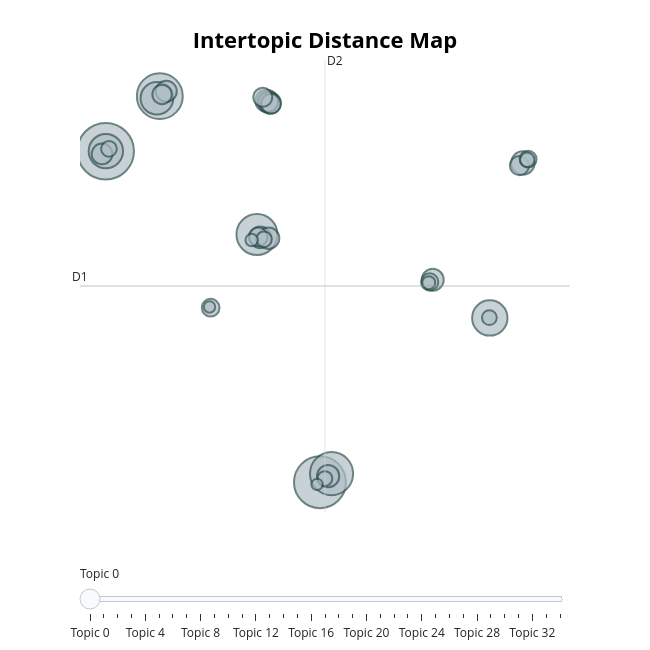

The notebook cell saved with this chart:
### Code cell
docs = [entry['Abstract'] for entry in train_data]
print(f"Loaded {len(docs)} abstracts for Topic Modeling.")

import nltk
from nltk.stem import WordNetLemmatizer, PorterStemmer
from nltk.tokenize import word_tokenize
from nltk.corpus import stopwords 
import string

lemmatizer = WordNetLemmatizer()
stemmer = PorterStemmer()
stop_words = set(stopwords.words('english'))

def preprocess_text(text: str, lemmatize = True, stem = True) -> str:
    """
    Takes in a complete abstract as a string and preprocesses it.
    """
    tokens = word_tokenize(text.lower())
    cleaned_words = []
    for word in tokens:
        if word.isalpha() and word not in stop_words:
            if lemmatize and stem:
                lemmatized_word = lemmatizer.lemmatize(word)
                stemmed_word = stemmer.stem(lemmatized_word)
                cleaned_words.append(stemmed_word)
            elif lemmatize and not stem:
                lemmatized_word = lemmatizer.lemmatize(word)
                cleaned_words.append(lemmatized_word)
            elif not lemmatize and stem:
                stemmed_word = stemmer.stem(word)
                cleaned_words.append(stemmed_word)
            else: 
                cleaned_words.append(word)
        else: pass
    return " ".join(cleaned_words)

docs_cleaned = [preprocess_text(doc) for doc in docs]

# bertopic
topic_model = BERTopic(embedding_model=custom_sentence_model, verbose=True)
topics, probs = topic_model.fit_transform(docs_cleaned)

# visualization of topics
fig = topic_model.visualize_topics()
fig.show()

### Figure 1 — Plotly figure (JSON) as saved in the notebook; plotly's stock layout.template omitted (floating-point values rounded to 4 significant figures)
{"data": [{"customdata": [[0, "model | equilibrium | use | market | paper", 246], [1, "agent | model | econom | dynam | network", 207], [2, "data | find | use | increas | effect", 162], [3, "agent | model | inform | game | mobil", 143], [4, "model | use | differ | estim | incom", 129], [5, "model | agent | econom | adopt | effect", 96], [6, "effect | market | use | find | increas", 91], [7, "bank | market | currenc | effect | china", 82], [8, "ai | model | ttr | energi | across", 42], [9, "equilibrium | inform | auction | empir | dynam", 39], [10, "estim | price | model | method | inform", 38], [11, "innov | digit | research | citi | blockchain", 37], [12, "entrepreneuri | financi | risk | entrepreneurship | studi", 36], [13, "market | green | homeless | pollut | air", 36], [14, "carbon | china | countri | energi | decarbon", 35], [15, "technolog | behavior | polar | team | worker", 34], [16, "elect | vote | firm | paradox | tip", 33], [17, "stochast | condit | solut | control | problem", 32], [18, "ai | educ | migrat | busi | creativ", 30], [19, "model | use | stock | countri | islam", 29], [20, "de | energi | offshor | cost | lc", 28], [21, "financi | ipr | market | decomposit | household", 28], [22, "countri | product | ridership | data | trade", 27], [23, "estim | approach | algorithm | model | price", 24], [24, "briberi | esg | econom | impact | cgdm", 23], [25, "ad | food | user | bu | abat", 22], [26, "market | cesur | use | volatil | exchang", 19], [27, "burn | increas | vg | diseas | sleep", 19], [28, "equilibrium | llm | forecast | model | textil", 17], [29, "displac | gift | load | organiz | ipv", 17], [30, "collus | chem | os | decis | develop", 16], [31, "ai | creativ | human | team | gener", 13], [32, "humor | royalti | vote | work | creator", 12], [33, "util | interest | unobserv | debt | spillov", 10], [34, "inflat | trim | attent | price | ch", 10]], "hovertemplate": "<b>Topic %{customdata[0]}</b><br>%{customdata[1]}<br>Size: %{customdata[2]}", "legendgroup": "", "marker": {"color": "#B0BEC5", "line": {"color": "DarkSlateGrey", "width": 2}, "size": [246, 207, 162, 143, 129, 96, 91, 82, 42, 39, 38, 37, 36, 36, 35, 34, 33, 32, 30, 29, 28, 28, 27, 24, 23, 22, 19, 19, 17, 17, 16, 13, 12, 10, 10], "sizemode": "area", "sizeref": 0.1537, "symbol": "circle"}, "mode": "markers", "name": "", "orientation": "v", "showlegend": false, "type": "scatter", "x": [-8.618, 4.278, -5.361, 4.977, 0.4858, 14.5, -8.608, -5.535, 16.49, 1.077, 4.77, 11.07, 1.269, 0.6885, 1.19, -4.972, -8.839, 1.157, 1.328, -5.223, 16.29, 0.8359, 0.5631, -2.301, 10.88, 16.81, -8.421, 0.9098, 4.576, 14.48, 16.76, 10.83, 0.17, -2.367, 4.104], "xaxis": "x", "y": [12.09, -14.79, 16.57, -14.09, 5.326, -1.446, 12.11, 16.39, 11.13, 16.18, -14.3, 1.661, 16.01, 5.099, 5.024, 16.96, 11.87, 16.11, 15.95, 16.71, 10.93, 16.47, 5.143, -0.6137, 1.477, 11.45, 12.29, 4.936, -14.49, -1.419, 11.4, 1.419, 4.879, -0.5524, -14.96], "yaxis": "y"}], "layout": {"annotations": [{"showarrow": false, "text": "D1", "x": -10.16, "y": 1.148, "yshift": 10}, {"showarrow": false, "text": "D2", "x": 4.583, "xshift": 10, "y": 19.5}], "height": 650, "hoverlabel": {"bgcolor": "white", "font": {"family": "Rockwell", "size": 16}}, "legend": {"itemsizing": "constant", "tracegroupgap": 0}, "margin": {"t": 60}, "shapes": [{"line": {"color": "#CFD8DC", "width": 2}, "type": "line", "x0": 4.583, "x1": 4.583, "y0": -17.21, "y1": 19.5}, {"line": {"color": "#9E9E9E", "width": 2}, "type": "line", "x0": -10.16, "x1": 19.33, "y0": 1.148, "y1": 1.148}], "sliders": [{"active": 0, "pad": {"t": 50}, "steps": [{"args": [{"marker.color": [["red", "#B0BEC5", "#B0BEC5", "#B0BEC5", "#B0BEC5", "#B0BEC5", "#B0BEC5", "#B0BEC5", "#B0BEC5", "#B0BEC5", "#B0BEC5", "#B0BEC5", "#B0BEC5", "#B0BEC5", "#B0BEC5", "#B0BEC5", "#B0BEC5", "#B0BEC5", "#B0BEC5", "#B0BEC5", "#B0BEC5", "#B0BEC5", "#B0BEC5", "#B0BEC5", "#B0BEC5", "#B0BEC5", "#B0BEC5", "#B0BEC5", "#B0BEC5", "#B0BEC5", "#B0BEC5", "#B0BEC5", "#B0BEC5", "#B0BEC5", "#B0BEC5"]]}], "label": "Topic 0", "method": "update"}, {"args": [{"marker.color": [["#B0BEC5", "red", "#B0BEC5", "#B0BEC5", "#B0BEC5", "#B0BEC5", "#B0BEC5", "#B0BEC5", "#B0BEC5", "#B0BEC5", "#B0BEC5", "#B0BEC5", "#B0BEC5", "#B0BEC5", "#B0BEC5", "#B0BEC5", "#B0BEC5", "#B0BEC5", "#B0BEC5", "#B0BEC5", "#B0BEC5", "#B0BEC5", "#B0BEC5", "#B0BEC5", "#B0BEC5", "#B0BEC5", "#B0BEC5", "#B0BEC5", "#B0BEC5", "#B0BEC5", "#B0BEC5", "#B0BEC5", "#B0BEC5", "#B0BEC5", "#B0BEC5"]]}], "label": "Topic 1", "method": "update"}, {"args": [{"marker.color": [["#B0BEC5", "#B0BEC5", "red", "#B0BEC5", "#B0BEC5", "#B0BEC5", "#B0BEC5", "#B0BEC5", "#B0BEC5", "#B0BEC5", "#B0BEC5", "#B0BEC5", "#B0BEC5", "#B0BEC5", "#B0BEC5", "#B0BEC5", "#B0BEC5", "#B0BEC5", "#B0BEC5", "#B0BEC5", "#B0BEC5", "#B0BEC5", "#B0BEC5", "#B0BEC5", "#B0BEC5", "#B0BEC5", "#B0BEC5", "#B0BEC5", "#B0BEC5", "#B0BEC5", "#B0BEC5", "#B0BEC5", "#B0BEC5", "#B0BEC5", "#B0BEC5"]]}], "label": "Topic 2", "method": "update"}, {"args": [{"marker.color": [["#B0BEC5", "#B0BEC5", "#B0BEC5", "red", "#B0BEC5", "#B0BEC5", "#B0BEC5", "#B0BEC5", "#B0BEC5", "#B0BEC5", "#B0BEC5", "#B0BEC5", "#B0BEC5", "#B0BEC5", "#B0BEC5", "#B0BEC5", "#B0BEC5", "#B0BEC5", "#B0BEC5", "#B0BEC5", "#B0BEC5", "#B0BEC5", "#B0BEC5", "#B0BEC5", "#B0BEC5", "#B0BEC5", "#B0BEC5", "#B0BEC5", "#B0BEC5", "#B0BEC5", "#B0BEC5", "#B0BEC5", "#B0BEC5", "#B0BEC5", "#B0BEC5"]]}], "label": "Topic 3", "method": "update"}, {"args": [{"marker.color": [["#B0BEC5", "#B0BEC5", "#B0BEC5", "#B0BEC5", "red", "#B0BEC5", "#B0BEC5", "#B0BEC5", "#B0BEC5", "#B0BEC5", "#B0BEC5", "#B0BEC5", "#B0BEC5", "#B0BEC5", "#B0BEC5", "#B0BEC5", "#B0BEC5", "#B0BEC5", "#B0BEC5", "#B0BEC5", "#B0BEC5", "#B0BEC5", "#B0BEC5", "#B0BEC5", "#B0BEC5", "#B0BEC5", "#B0BEC5", "#B0BEC5", "#B0BEC5", "#B0BEC5", "#B0BEC5", "#B0BEC5", "#B0BEC5", "#B0BEC5", "#B0BEC5"]]}], "label": "Topic 4", "method": "update"}, {"args": [{"marker.color": [["#B0BEC5", "#B0BEC5", "#B0BEC5", "#B0BEC5", "#B0BEC5", "red", "#B0BEC5", "#B0BEC5", "#B0BEC5", "#B0BEC5", "#B0BEC5", "#B0BEC5", "#B0BEC5", "#B0BEC5", "#B0BEC5", "#B0BEC5", "#B0BEC5", "#B0BEC5", "#B0BEC5", "#B0BEC5", "#B0BEC5", "#B0BEC5", "#B0BEC5", "#B0BEC5", "#B0BEC5", "#B0BEC5", "#B0BEC5", "#B0BEC5", "#B0BEC5", "#B0BEC5", "#B0BEC5", "#B0BEC5", "#B0BEC5", "#B0BEC5", "#B0BEC5"]]}], "label": "Topic 5", "method": "update"}, {"args": [{"marker.color": [["#B0BEC5", "#B0BEC5", "#B0BEC5", "#B0BEC5", "#B0BEC5", "#B0BEC5", "red", "#B0BEC5", "#B0BEC5", "#B0BEC5", "#B0BEC5", "#B0BEC5", "#B0BEC5", "#B0BEC5", "#B0BEC5", "#B0BEC5", "#B0BEC5", "#B0BEC5", "#B0BEC5", "#B0BEC5", "#B0BEC5", "#B0BEC5", "#B0BEC5", "#B0BEC5", "#B0BEC5", "#B0BEC5", "#B0BEC5", "#B0BEC5", "#B0BEC5", "#B0BEC5", "#B0BEC5", "#B0BEC5", "#B0BEC5", "#B0BEC5", "#B0BEC5"]]}], "label": "Topic 6", "method": "update"}, {"args": [{"marker.color": [["#B0BEC5", "#B0BEC5", "#B0BEC5", "#B0BEC5", "#B0BEC5", "#B0BEC5", "#B0BEC5", "red", "#B0BEC5", "#B0BEC5", "#B0BEC5", "#B0BEC5", "#B0BEC5", "#B0BEC5", "#B0BEC5", "#B0BEC5", "#B0BEC5", "#B0BEC5", "#B0BEC5", "#B0BEC5", "#B0BEC5", "#B0BEC5", "#B0BEC5", "#B0BEC5", "#B0BEC5", "#B0BEC5", "#B0BEC5", "#B0BEC5", "#B0BEC5", "#B0BEC5", "#B0BEC5", "#B0BEC5", "#B0BEC5", "#B0BEC5", "#B0BEC5"]]}], "label": "Topic 7", "method": "update"}, {"args": [{"marker.color": [["#B0BEC5", "#B0BEC5", "#B0BEC5", "#B0BEC5", "#B0BEC5", "#B0BEC5", "#B0BEC5", "#B0BEC5", "red", "#B0BEC5", "#B0BEC5", "#B0BEC5", "#B0BEC5", "#B0BEC5", "#B0BEC5", "#B0BEC5", "#B0BEC5", "#B0BEC5", "#B0BEC5", "#B0BEC5", "#B0BEC5", "#B0BEC5", "#B0BEC5", "#B0BEC5", "#B0BEC5", "#B0BEC5", "#B0BEC5", "#B0BEC5", "#B0BEC5", "#B0BEC5", "#B0BEC5", "#B0BEC5", "#B0BEC5", "#B0BEC5", "#B0BEC5"]]}], "label": "Topic 8", "method": "update"}, {"args": [{"marker.color": [["#B0BEC5", "#B0BEC5", "#B0BEC5", "#B0BEC5", "#B0BEC5", "#B0BEC5", "#B0BEC5", "#B0BEC5", "#B0BEC5", "red", "#B0BEC5", "#B0BEC5", "#B0BEC5", "#B0BEC5", "#B0BEC5", "#B0BEC5", "#B0BEC5", "#B0BEC5", "#B0BEC5", "#B0BEC5", "#B0BEC5", "#B0BEC5", "#B0BEC5", "#B0BEC5", "#B0BEC5", "#B0BEC5", "#B0BEC5", "#B0BEC5", "#B0BEC5", "#B0BEC5", "#B0BEC5", "#B0BEC5", "#B0BEC5", "#B0BEC5", "#B0BEC5"]]}], "label": "Topic 9", "method": "update"}, {"args": [{"marker.color": [["#B0BEC5", "#B0BEC5", "#B0BEC5", "#B0BEC5", "#B0BEC5", "#B0BEC5", "#B0BEC5", "#B0BEC5", "#B0BEC5", "#B0BEC5", "red", "#B0BEC5", "#B0BEC5", "#B0BEC5", "#B0BEC5", "#B0BEC5", "#B0BEC5", "#B0BEC5", "#B0BEC5", "#B0BEC5", "#B0BEC5", "#B0BEC5", "#B0BEC5", "#B0BEC5", "#B0BEC5", "#B0BEC5", "#B0BEC5", "#B0BEC5", "#B0BEC5", "#B0BEC5", "#B0BEC5", "#B0BEC5", "#B0BEC5", "#B0BEC5", "#B0BEC5"]]}], "label": "Topic 10", "method": "update"}, {"args": [{"marker.color": [["#B0BEC5", "#B0BEC5", "#B0BEC5", "#B0BEC5", "#B0BEC5", "#B0BEC5", "#B0BEC5", "#B0BEC5", "#B0BEC5", "#B0BEC5", "#B0BEC5", "red", "#B0BEC5", "#B0BEC5", "#B0BEC5", "#B0BEC5", "#B0BEC5", "#B0BEC5", "#B0BEC5", "#B0BEC5", "#B0BEC5", "#B0BEC5", "#B0BEC5", "#B0BEC5", "#B0BEC5", "#B0BEC5", "#B0BEC5", "#B0BEC5", "#B0BEC5", "#B0BEC5", "#B0BEC5", "#B0BEC5", "#B0BEC5", "#B0BEC5", "#B0BEC5"]]}], "label": "Topic 11", "method": "update"}, {"args": [{"marker.color": [["#B0BEC5", "#B0BEC5", "#B0BEC5", "#B0BEC5", "#B0BEC5", "#B0BEC5", "#B0BEC5", "#B0BEC5", "#B0BEC5", "#B0BEC5", "#B0BEC5", "#B0BEC5", "red", "#B0BEC5", "#B0BEC5", "#B0BEC5", "#B0BEC5", "#B0BEC5", "#B0BEC5", "#B0BEC5", "#B0BEC5", "#B0BEC5", "#B0BEC5", "#B0BEC5", "#B0BEC5", "#B0BEC5", "#B0BEC5", "#B0BEC5", "#B0BEC5", "#B0BEC5", "#B0BEC5", "#B0BEC5", "#B0BEC5", "#B0BEC5", "#B0BEC5"]]}], "label": "Topic 12", "method": "update"}, {"args": [{"marker.color": [["#B0BEC5", "#B0BEC5", "#B0BEC5", "#B0BEC5", "#B0BEC5", "#B0BEC5", "#B0BEC5", "#B0BEC5", "#B0BEC5", "#B0BEC5", "#B0BEC5", "#B0BEC5", "#B0BEC5", "red", "#B0BEC5", "#B0BEC5", "#B0BEC5", "#B0BEC5", "#B0BEC5", "#B0BEC5", "#B0BEC5", "#B0BEC5", "#B0BEC5", "#B0BEC5", "#B0BEC5", "#B0BEC5", "#B0BEC5", "#B0BEC5", "#B0BEC5", "#B0BEC5", "#B0BEC5", "#B0BEC5", "#B0BEC5", "#B0BEC5", "#B0BEC5"]]}], "label": "Topic 13", "method": "update"}, {"args": [{"marker.color": [["#B0BEC5", "#B0BEC5", "#B0BEC5", "#B0BEC5", "#B0BEC5", "#B0BEC5", "#B0BEC5", "#B0BEC5", "#B0BEC5", "#B0BEC5", "#B0BEC5", "#B0BEC5", "#B0BEC5", "#B0BEC5", "red", "#B0BEC5", "#B0BEC5", "#B0BEC5", "#B0BEC5", "#B0BEC5", "#B0BEC5", "#B0BEC5", "#B0BEC5", "#B0BEC5", "#B0BEC5", "#B0BEC5", "#B0BEC5", "#B0BEC5", "#B0BEC5", "#B0BEC5", "#B0BEC5", "#B0BEC5", "#B0BEC5", "#B0BEC5", "#B0BEC5"]]}], "label": "Topic 14", "method": "update"}, {"args": [{"marker.color": [["#B0BEC5", "#B0BEC5", "#B0BEC5", "#B0BEC5", "#B0BEC5", "#B0BEC5", "#B0BEC5", "#B0BEC5", "#B0BEC5", "#B0BEC5", "#B0BEC5", "#B0BEC5", "#B0BEC5", "#B0BEC5", "#B0BEC5", "red", "#B0BEC5", "#B0BEC5", "#B0BEC5", "#B0BEC5", "#B0BEC5", "#B0BEC5", "#B0BEC5", "#B0BEC5", "#B0BEC5", "#B0BEC5", "#B0BEC5", "#B0BEC5", "#B0BEC5", "#B0BEC5", "#B0BEC5", "#B0BEC5", "#B0BEC5", "#B0BEC5", "#B0BEC5"]]}], "label": "Topic 15", "method": "update"}, {"args": [{"marker.color": [["#B0BEC5", "#B0BEC5", "#B0BEC5", "#B0BEC5", "#B0BEC5", "#B0BEC5", "#B0BEC5", "#B0BEC5", "#B0BEC5", "#B0BEC5", "#B0BEC5", "#B0BEC5", "#B0BEC5", "#B0BEC5", "#B0BEC5", "#B0BEC5", "red", "#B0BEC5", "#B0BEC5", "#B0BEC5", "#B0BEC5", "#B0BEC5", "#B0BEC5", "#B0BEC5", "#B0BEC5", "#B0BEC5", "#B0BEC5", "#B0BEC5", "#B0BEC5", "#B0BEC5", "#B0BEC5", "#B0BEC5", "#B0BEC5", "#B0BEC5", "#B0BEC5"]]}], "label": "Topic 16", "method": "update"}, {"args": [{"marker.color": [["#B0BEC5", "#B0BEC5", "#B0BEC5", "#B0BEC5", "#B0BEC5", "#B0BEC5", "#B0BEC5", "#B0BEC5", "#B0BEC5", "#B0BEC5", "#B0BEC5", "#B0BEC5", "#B0BEC5", "#B0BEC5", "#B0BEC5", "#B0BEC5", "#B0BEC5", "red", "#B0BEC5", "#B0BEC5", "#B0BEC5", "#B0BEC5", "#B0BEC5", "#B0BEC5", "#B0BEC5", "#B0BEC5", "#B0BEC5", "#B0BEC5", "#B0BEC5", "#B0BEC5", "#B0BEC5", "#B0BEC5", "#B0BEC5", "#B0BEC5", "#B0BEC5"]]}], "label": "Topic 17", "method": "update"}, {"args": [{"marker.color": [["#B0BEC5", "#B0BEC5", "#B0BEC5", "#B0BEC5", "#B0BEC5", "#B0BEC5", "#B0BEC5", "#B0BEC5", "#B0BEC5", "#B0BEC5", "#B0BEC5", "#B0BEC5", "#B0BEC5", "#B0BEC5", "#B0BEC5", "#B0BEC5", "#B0BEC5", "#B0BEC5", "red", "#B0BEC5", "#B0BEC5", "#B0BEC5", "#B0BEC5", "#B0BEC5", "#B0BEC5", "#B0BEC5", "#B0BEC5", "#B0BEC5", "#B0BEC5", "#B0BEC5", "#B0BEC5", "#B0BEC5", "#B0BEC5", "#B0BEC5", "#B0BEC5"]]}], "label": "Topic 18", "method": "update"}, {"args": [{"marker.color": [["#B0BEC5", "#B0BEC5", "#B0BEC5", "#B0BEC5", "#B0BEC5", "#B0BEC5", "#B0BEC5", "#B0BEC5", "#B0BEC5", "#B0BEC5", "#B0BEC5", "#B0BEC5", "#B0BEC5", "#B0BEC5", "#B0BEC5", "#B0BEC5", "#B0BEC5", "#B0BEC5", "#B0BEC5", "red", "#B0BEC5", "#B0BEC5", "#B0BEC5", "#B0BEC5", "#B0BEC5", "#B0BEC5", "#B0BEC5", "#B0BEC5", "#B0BEC5", "#B0BEC5", "#B0BEC5", "#B0BEC5", "#B0BEC5", "#B0BEC5", "#B0BEC5"]]}], "label": "Topic 19", "method": "update"}, {"args": [{"marker.color": [["#B0BEC5", "#B0BEC5", "#B0BEC5", "#B0BEC5", "#B0BEC5", "#B0BEC5", "#B0BEC5", "#B0BEC5", "#B0BEC5", "#B0BEC5", "#B0BEC5", "#B0BEC5", "#B0BEC5", "#B0BEC5", "#B0BEC5", "#B0BEC5", "#B0BEC5", "#B0BEC5", "#B0BEC5", "#B0BEC5", "red", "#B0BEC5", "#B0BEC5", "#B0BEC5", "#B0BEC5", "#B0BEC5", "#B0BEC5", "#B0BEC5", "#B0BEC5", "#B0BEC5", "#B0BEC5", "#B0BEC5", "#B0BEC5", "#B0BEC5", "#B0BEC5"]]}], "label": "Topic 20", "method": "update"}, {"args": [{"marker.color": [["#B0BEC5", "#B0BEC5", "#B0BEC5", "#B0BEC5", "#B0BEC5", "#B0BEC5", "#B0BEC5", "#B0BEC5", "#B0BEC5", "#B0BEC5", "#B0BEC5", "#B0BEC5", "#B0BEC5", "#B0BEC5", "#B0BEC5", "#B0BEC5", "#B0BEC5", "#B0BEC5", "#B0BEC5", "#B0BEC5", "#B0BEC5", "red", "#B0BEC5", "#B0BEC5", "#B0BEC5", "#B0BEC5", "#B0BEC5", "#B0BEC5", "#B0BEC5", "#B0BEC5", "#B0BEC5", "#B0BEC5", "#B0BEC5", "#B0BEC5", "#B0BEC5"]]}], "label": "Topic 21", "method": "update"}, {"args": [{"marker.color": [["#B0BEC5", "#B0BEC5", "#B0BEC5", "#B0BEC5", "#B0BEC5", "#B0BEC5", "#B0BEC5", "#B0BEC5", "#B0BEC5", "#B0BEC5", "#B0BEC5", "#B0BEC5", "#B0BEC5", "#B0BEC5", "#B0BEC5", "#B0BEC5", "#B0BEC5", "#B0BEC5", "#B0BEC5", "#B0BEC5", "#B0BEC5", "#B0BEC5", "red", "#B0BEC5", "#B0BEC5", "#B0BEC5", "#B0BEC5", "#B0BEC5", "#B0BEC5", "#B0BEC5", "#B0BEC5", "#B0BEC5", "#B0BEC5", "#B0BEC5", "#B0BEC5"]]}], "label": "Topic 22", "method": "update"}, {"args": [{"marker.color": [["#B0BEC5", "#B0BEC5", "#B0BEC5", "#B0BEC5", "#B0BEC5", "#B0BEC5", "#B0BEC5", "#B0BEC5", "#B0BEC5", "#B0BEC5", "#B0BEC5", "#B0BEC5", "#B0BEC5", "#B0BEC5", "#B0BEC5", "#B0BEC5", "#B0BEC5", "#B0BEC5", "#B0BEC5", "#B0BEC5", "#B0BEC5", "#B0BEC5", "#B0BEC5", "red", "#B0BEC5", "#B0BEC5", "#B0BEC5", "#B0BEC5", "#B0BEC5", "#B0BEC5", "#B0BEC5", "#B0BEC5", "#B0BEC5", "#B0BEC5", "#B0BEC5"]]}], "label": "Topic 23", "method": "update"}, {"args": [{"marker.color": [["#B0BEC5", "#B0BEC5", "#B0BEC5", "#B0BEC5", "#B0BEC5", "#B0BEC5", "#B0BEC5", "#B0BEC5", "#B0BEC5", "#B0BEC5", "#B0BEC5", "#B0BEC5", "#B0BEC5", "#B0BEC5", "#B0BEC5", "#B0BEC5", "#B0BEC5", "#B0BEC5", "#B0BEC5", "#B0BEC5", "#B0BEC5", "#B0BEC5", "#B0BEC5", "#B0BEC5", "red", "#B0BEC5", "#B0BEC5", "#B0BEC5", "#B0BEC5", "#B0BEC5", "#B0BEC5", "#B0BEC5", "#B0BEC5", "#B0BEC5", "#B0BEC5"]]}], "label": "Topic 24", "method": "update"}, {"args": [{"marker.color": [["#B0BEC5", "#B0BEC5", "#B0BEC5", "#B0BEC5", "#B0BEC5", "#B0BEC5", "#B0BEC5", "#B0BEC5", "#B0BEC5", "#B0BEC5", "#B0BEC5", "#B0BEC5", "#B0BEC5", "#B0BEC5", "#B0BEC5", "#B0BEC5", "#B0BEC5", "#B0BEC5", "#B0BEC5", "#B0BEC5", "#B0BEC5", "#B0BEC5", "#B0BEC5", "#B0BEC5", "#B0BEC5", "red", "#B0BEC5", "#B0BEC5", "#B0BEC5", "#B0BEC5", "#B0BEC5", "#B0BEC5", "#B0BEC5", "#B0BEC5", "#B0BEC5"]]}], "label": "Topic 25", "method": "update"}, {"args": [{"marker.color": [["#B0BEC5", "#B0BEC5", "#B0BEC5", "#B0BEC5", "#B0BEC5", "#B0BEC5", "#B0BEC5", "#B0BEC5", "#B0BEC5", "#B0BEC5", "#B0BEC5", "#B0BEC5", "#B0BEC5", "#B0BEC5", "#B0BEC5", "#B0BEC5", "#B0BEC5", "#B0BEC5", "#B0BEC5", "#B0BEC5", "#B0BEC5", "#B0BEC5", "#B0BEC5", "#B0BEC5", "#B0BEC5", "#B0BEC5", "red", "#B0BEC5", "#B0BEC5", "#B0BEC5", "#B0BEC5", "#B0BEC5", "#B0BEC5", "#B0BEC5", "#B0BEC5"]]}], "label": "Topic 26", "method": "update"}, {"args": [{"marker.color": [["#B0BEC5", "#B0BEC5", "#B0BEC5", "#B0BEC5", "#B0BEC5", "#B0BEC5", "#B0BEC5", "#B0BEC5", "#B0BEC5", "#B0BEC5", "#B0BEC5", "#B0BEC5", "#B0BEC5", "#B0BEC5", "#B0BEC5", "#B0BEC5", "#B0BEC5", "#B0BEC5", "#B0BEC5", "#B0BEC5", "#B0BEC5", "#B0BEC5", "#B0BEC5", "#B0BEC5", "#B0BEC5", "#B0BEC5", "#B0BEC5", "red", "#B0BEC5", "#B0BEC5", "#B0BEC5", "#B0BEC5", "#B0BEC5", "#B0BEC5", "#B0BEC5"]]}], "label": "Topic 27", "method": "update"}, {"args": [{"marker.color": [["#B0BEC5", "#B0BEC5", "#B0BEC5", "#B0BEC5", "#B0BEC5", "#B0BEC5", "#B0BEC5", "#B0BEC5", "#B0BEC5", "#B0BEC5", "#B0BEC5", "#B0BEC5", "#B0BEC5", "#B0BEC5", "#B0BEC5", "#B0BEC5", "#B0BEC5", "#B0BEC5", "#B0BEC5", "#B0BEC5", "#B0BEC5", "#B0BEC5", "#B0BEC5", "#B0BEC5", "#B0BEC5", "#B0BEC5", "#B0BEC5", "#B0BEC5", "red", "#B0BEC5", "#B0BEC5", "#B0BEC5", "#B0BEC5", "#B0BEC5", "#B0BEC5"]]}], "label": "Topic 28", "method": "update"}, {"args": [{"marker.color": [["#B0BEC5", "#B0BEC5", "#B0BEC5", "#B0BEC5", "#B0BEC5", "#B0BEC5", "#B0BEC5", "#B0BEC5", "#B0BEC5", "#B0BEC5", "#B0BEC5", "#B0BEC5", "#B0BEC5", "#B0BEC5", "#B0BEC5", "#B0BEC5", "#B0BEC5", "#B0BEC5", "#B0BEC5", "#B0BEC5", "#B0BEC5", "#B0BEC5", "#B0BEC5", "#B0BEC5", "#B0BEC5", "#B0BEC5", "#B0BEC5", "#B0BEC5", "#B0BEC5", "red", "#B0BEC5", "#B0BEC5", "#B0BEC5", "#B0BEC5", "#B0BEC5"]]}], "label": "Topic 29", "method": "update"}, {"args": [{"marker.color": [["#B0BEC5", "#B0BEC5", "#B0BEC5", "#B0BEC5", "#B0BEC5", "#B0BEC5", "#B0BEC5", "#B0BEC5", "#B0BEC5", "#B0BEC5", "#B0BEC5", "#B0BEC5", "#B0BEC5", "#B0BEC5", "#B0BEC5", "#B0BEC5", "#B0BEC5", "#B0BEC5", "#B0BEC5", "#B0BEC5", "#B0BEC5", "#B0BEC5", "#B0BEC5", "#B0BEC5", "#B0BEC5", "#B0BEC5", "#B0BEC5", "#B0BEC5", "#B0BEC5", "#B0BEC5", "red", "#B0BEC5", "#B0BEC5", "#B0BEC5", "#B0BEC5"]]}], "label": "Topic 30", "method": "update"}, {"args": [{"marker.color": [["#B0BEC5", "#B0BEC5", "#B0BEC5", "#B0BEC5", "#B0BEC5", "#B0BEC5", "#B0BEC5", "#B0BEC5", "#B0BEC5", "#B0BEC5", "#B0BEC5", "#B0BEC5", "#B0BEC5", "#B0BEC5", "#B0BEC5", "#B0BEC5", "#B0BEC5", "#B0BEC5", "#B0BEC5", "#B0BEC5", "#B0BEC5", "#B0BEC5", "#B0BEC5", "#B0BEC5", "#B0BEC5", "#B0BEC5", "#B0BEC5", "#B0BEC5", "#B0BEC5", "#B0BEC5", "#B0BEC5", "red", "#B0BEC5", "#B0BEC5", "#B0BEC5"]]}], "label": "Topic 31", "method": "update"}, {"args": [{"marker.color": [["#B0BEC5", "#B0BEC5", "#B0BEC5", "#B0BEC5", "#B0BEC5", "#B0BEC5", "#B0BEC5", "#B0BEC5", "#B0BEC5", "#B0BEC5", "#B0BEC5", "#B0BEC5", "#B0BEC5", "#B0BEC5", "#B0BEC5", "#B0BEC5", "#B0BEC5", "#B0BEC5", "#B0BEC5", "#B0BEC5", "#B0BEC5", "#B0BEC5", "#B0BEC5", "#B0BEC5", "#B0BEC5", "#B0BEC5", "#B0BEC5", "#B0BEC5", "#B0BEC5", "#B0BEC5", "#B0BEC5", "#B0BEC5", "red", "#B0BEC5", "#B0BEC5"]]}], "label": "Topic 32", "method": "update"}, {"args": [{"marker.color": [["#B0BEC5", "#B0BEC5", "#B0BEC5", "#B0BEC5", "#B0BEC5", "#B0BEC5", "#B0BEC5", "#B0BEC5", "#B0BEC5", "#B0BEC5", "#B0BEC5", "#B0BEC5", "#B0BEC5", "#B0BEC5", "#B0BEC5", "#B0BEC5", "#B0BEC5", "#B0BEC5", "#B0BEC5", "#B0BEC5", "#B0BEC5", "#B0BEC5", "#B0BEC5", "#B0BEC5", "#B0BEC5", "#B0BEC5", "#B0BEC5", "#B0BEC5", "#B0BEC5", "#B0BEC5", "#B0BEC5", "#B0BEC5", "#B0BEC5", "red", "#B0BEC5"]]}], "label": "Topic 33", "method": "update"}, {"args": [{"marker.color": [["#B0BEC5", "#B0BEC5", "#B0BEC5", "#B0BEC5", "#B0BEC5", "#B0BEC5", "#B0BEC5", "#B0BEC5", "#B0BEC5", "#B0BEC5", "#B0BEC5", "#B0BEC5", "#B0BEC5", "#B0BEC5", "#B0BEC5", "#B0BEC5", "#B0BEC5", "#B0BEC5", "#B0BEC5", "#B0BEC5", "#B0BEC5", "#B0BEC5", "#B0BEC5", "#B0BEC5", "#B0BEC5", "#B0BEC5", "#B0BEC5", "#B0BEC5", "#B0BEC5", "#B0BEC5", "#B0BEC5", "#B0BEC5", "#B0BEC5", "#B0BEC5", "red"]]}], "label": "Topic 34", "method": "update"}]}], "title": {"font": {"color": "Black", "size": 22}, "text": "<b>Intertopic Distance Map</b>", "x": 0.5, "xanchor": "center", "y": 0.95, "yanchor": "top"}, "width": 650, "xaxis": {"anchor": "y", "domain": [0, 1], "range": [-10.16, 19.33], "title": {"text": ""}, "visible": false}, "yaxis": {"anchor": "x", "domain": [0, 1], "range": [-17.21, 19.5], "title": {"text": ""}, "visible": false}}}
